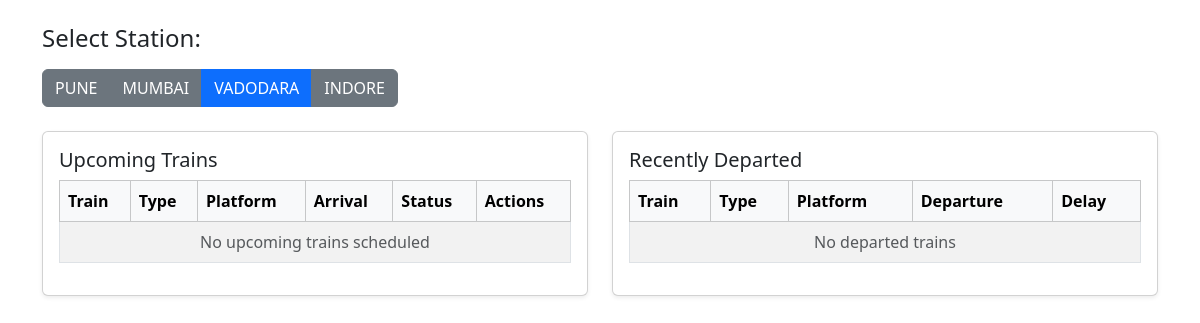
The page /station/BRC/ on the database its author committed.
### train_scheduler/models.py (models this page shows)
class TrainStation(models.Model):
    name = models.CharField(max_length=100,default="")
    code = models.CharField(max_length=10, unique=True)
    platforms = models.IntegerField(default=1)
    def __str__(self):
        return f"{self.name} ({self.code})"

### train_scheduler/views.py (the view)
# urls.py: path('', views.train_board, name='train_board'),
def train_board(request,station_code=None):
    stations = TrainStation.objects.all()
    print(stations)
    selected_station = None
    upcoming_trains = []
    departed_trains = []
    if station_code:
        selected_station = TrainStation.objects.get(code=station_code)
        queue = PriorityTrainQueue()
        upcoming = Train.objects.filter(
            current_station=selected_station,
            scheduled_departure__gt=timezone.now(),
            status__in=['SCHEDULED', 'ARRIVING', 'AT_STATION']
        )
        for t in upcoming:
            queue.push(t)
        while not queue.is_empty():
            upcoming_trains.append(queue.pop())
        departed_trains = Train.objects.filter(
            current_station=selected_station,
            actual_departure__isnull=False,
            status='DEPARTED'
        ).order_by('-actual_departure')[:10]
    return render(request, 'train_scheduler/train_board.html', {
        'stations': stations,
        'selected_station': selected_station,
        'upcoming_trains': upcoming_trains,
        'departed_trains': departed_trains,
    })

### train_scheduler/models.py (called while the page is built)
    def is_empty(self):
        return len(self.queue) == 0

### train_scheduler/templates/train_scheduler/train_board.html (shortened to what this page needs)
{% extends "train_scheduler/base.html" %}
{% block content %}
<div class="container my-4">
    <div class="mb-4">
        <h2 class="h4 mb-3">Select Station:</h2>
        <div class="btn-group">
            {% for station in stations %}
            <a href="{% url 'station_board' station.code %}"
               class="btn {% if selected_station == station %}btn-primary{% else %}btn-secondary{% endif %}">
                {{ station.name }}
            </a>
            {% endfor %}
        </div>
    </div>
    {% if selected_station %}
    <div class="row g-4">
        <div class="col-12 col-lg-6">
            <div class="card shadow-sm">
                <div class="card-body">
                    <h2 class="h5 card-title">Upcoming Trains</h2>
                    <div class="table-responsive">
                        <table class="table table-bordered table-striped">
                            <thead class="table-light">
                                <tr>
                                    <th>Train</th>
                                    <th>Type</th>
                                    <th>Platform</th>
                                    <th>Arrival</th>
                                    <th>Status</th>
                                    <th>Actions</th>
                                </tr>
                            </thead>
                            <tbody>
                                {% for train in upcoming_trains %}
                                <tr>
                                    <td>
                                        <div class="fw-bold">{{ train.train_number }}</div>
                                        <div class="text-muted">{{ train.name }}</div>
                                    </td>
                                    <td>
                                        <span class="badge
                                            {% if train.train_type == 'EXPRESS' %}bg-success
                                            {% elif train.train_type == 'PASSENGER' %}bg-primary
                                            {% else %}bg-warning{% endif %}">
                                            {{ train.get_train_type_display }}
                                        </span>
                                    </td>
                                    <td>{{ train.platform }}</td>
                                    <td>
                                        {{ train.scheduled_arrival|date:"H:i" }}
                                        {% if train.delay_minutes > 0 %}
                                        <div class="text-danger small">+{{ train.delay_minutes }}min</div>
                                        {% endif %}
                                    </td>
                                    <td>
                                        <span class="badge
                                            {% if train.status == 'SCHEDULED' %}bg-secondary
                                            {% elif train.status == 'ARRIVING' %}bg-info
                                            {% elif train.status == 'AT_STATION' %}bg-success
                                            {% elif train.status == 'DELAYED' %}bg-danger{% endif %}">
                                            {{ train.get_status_display }}
                                        </span>
                                    </td>
                                    <td>
                                        <form method="post" action="{% url 'update_train_status' train.id %}" class="d-inline">
                                            {% csrf_token %}
                                            {% if train.status == 'SCHEDULED' %}
                                            <button type="submit" name="status" value="ARRIVING"
                                                    class="btn btn-info btn-sm">
                                                Mark Arriving
                                            </button>
                                            {% elif train.status == 'ARRIVING' %}
                                            <button type="submit" name="status" value="AT_STATION"
                                                    class="btn btn-success btn-sm">
                                                At Station
                                            </button>
                                            {% elif train.status == 'AT_STATION' %}
                                            <button type="submit" name="status" value="DEPARTED"
                                                    class="btn btn-warning btn-sm">
                                                Mark Departed
                                            </button>
                                            {% endif %}
                                        </form>
                                    </td>
                                </tr>
                                {% empty %}
                                <tr>
                                    <td colspan="6" class="text-center text-muted">
                                        No upcoming trains scheduled
                                    </td>
                                </tr>
                                {% endfor %}
                            </tbody>
                        </table>
                    </div>
                </div>
            </div>
        </div>
        <div class="col-12 col-lg-6">
            <div class="card shadow-sm">
                <div class="card-body">
                    <h2 class="h5 card-title">Recently Departed</h2>
                    <div class="table-responsive">
                        <table class="table table-bordered table-striped">
                            <thead class="table-light">
                                <tr>
                                    <th>Train</th>
                                    <th>Type</th>
                                    <th>Platform</th>
                                    <th>Departure</th>
                                    <th>Delay</th>
                                </tr>
                            </thead>
                            <tbody>
                                {% for train in departed_trains %}
                                <tr>
                                    <td>
                                        <div class="fw-bold">{{ train.train_number }}</div>
                                        <div class="text-muted">{{ train.name }}</div>
                                    </td>
                                    <td>
                                        <span class="badge
                                            {% if train.train_type == 'EXPRESS' %}bg-success
                                            {% elif train.train_type == 'PASSENGER' %}bg-primary
                                            {% else %}bg-warning{% endif %}">
                                            {{ train.get_train_type_display }}
                                        </span>
                                    </td>
                                    <td>{{ train.platform }}</td>
                                    <td>{{ train.actual_departure|date:"H:i" }}</td>
                                    <td>
                                        {% if train.delay_minutes > 0 %}
                                        <span class="text-danger">+{{ train.delay_minutes }}min</span>
                                        {% else %}
                                        <span class="text-success">On time</span>
                                        {% endif %}
                                    </td>
                                </tr>
                                {% empty %}
                                <tr>
                                    <td colspan="5" class="text-center text-muted">
                                        No departed trains
                                    </td>
                                </tr>
                                {% endfor %}
                            </tbody>
                        </table>
                    </div>
                </div>
            </div>
        </div>
    </div>
    {% else %}
    <div class="text-center text-muted py-4">
        Please select a station to view train schedules.
    </div>
    {% endif %}
</div>
{% endblock %}

### rows shown on the page
TrainStation: name "PUNE"
TrainStation: name "MUMBAI"
TrainStation: name "VADODARA"
TrainStation: name "INDORE"
